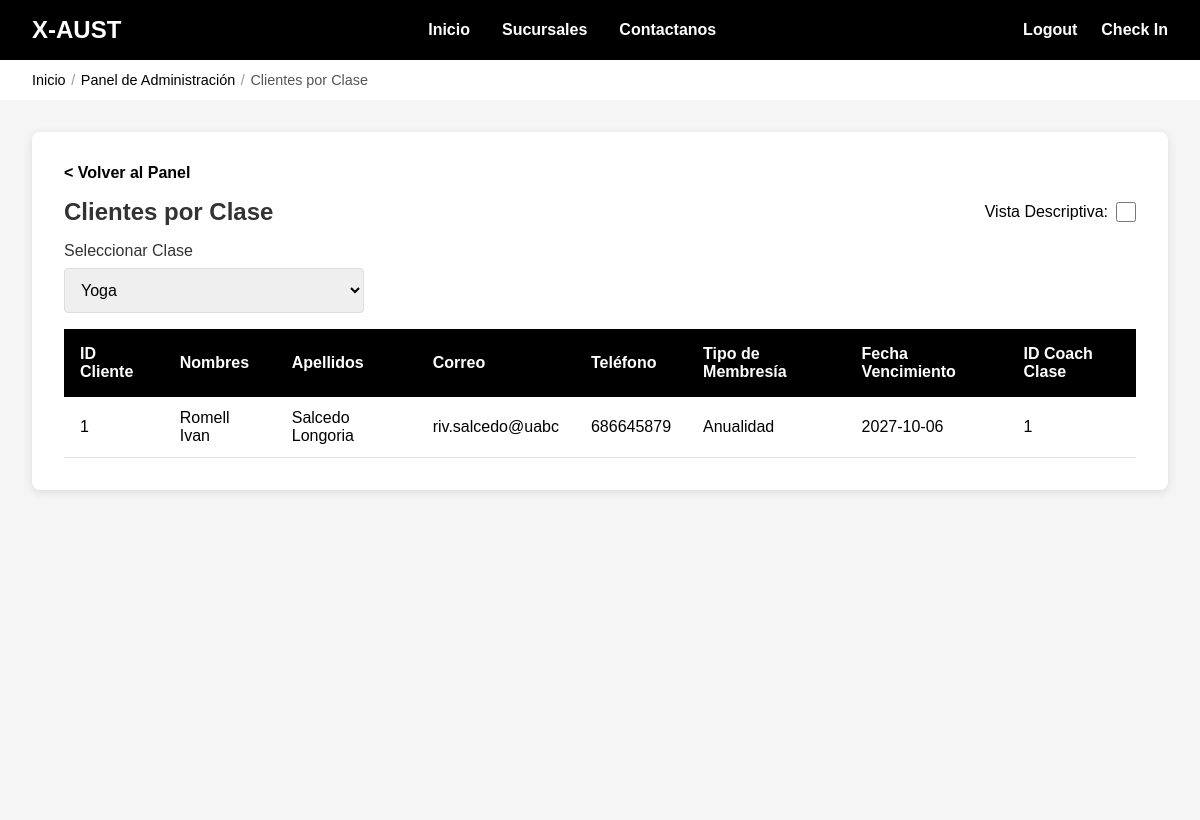
The app's page /admin/consultarClientesPorClase.php?clase_id=1 with its own data.
### tables this page shows
CREATE TABLE `Cliente` (
  `idCliente` int NOT NULL AUTO_INCREMENT,
  `Nombres` varchar(100) NOT NULL,
  `Apellidos` varchar(100) NOT NULL,
  `Correo` varchar(150) NOT NULL,
  `Telefono` varchar(20) DEFAULT NULL,
  `fechaNacimiento` date DEFAULT NULL,
  `estadoMembresia` enum('DIA_PRUEBA','SEMANAL','MENSUALIDAD','ANUALIDAD','PROVISIONAL','VENCIDA') DEFAULT NULL,
  `fechaVencimiento` date DEFAULT NULL,
  `idCoach` int DEFAULT NULL,
  `fechaAsignacionCoach` date DEFAULT NULL,
  PRIMARY KEY (`idCliente`),
  UNIQUE KEY `Correo` (`Correo`),
  KEY `idx_cliente_coach` (`idCoach`),
  CONSTRAINT `fk_cliente_coach` FOREIGN KEY (`idCoach`) REFERENCES `Coach` (`idCoach`) ON DELETE SET NULL ON UPDATE CASCADE
);

CREATE TABLE `Clases_particulares` (
  `idClase` int NOT NULL AUTO_INCREMENT,
  `Nombre` varchar(100) NOT NULL,
  `Descripcion` text,
  `Area` varchar(100) DEFAULT NULL,
  `idCoach` int NOT NULL,
  `idSucursal` int NOT NULL,
  PRIMARY KEY (`idClase`),
  KEY `fk_clase_coach` (`idCoach`),
  KEY `idx_clase_sucursal` (`idSucursal`),
  CONSTRAINT `fk_clase_coach` FOREIGN KEY (`idCoach`) REFERENCES `Coach` (`idCoach`) ON DELETE RESTRICT ON UPDATE CASCADE,
  CONSTRAINT `fk_clase_sucursal` FOREIGN KEY (`idSucursal`) REFERENCES `Sucursal` (`idSucursal`) ON DELETE RESTRICT ON UPDATE CASCADE
);

### funciones.php (called while the page is built, shortened)
<?php
function estaVencida($fechaVencimiento, $tipoMembresia) {
    $hoy = new DateTime();
    $vencimiento = new DateTime($fechaVencimiento);
    return $hoy > $vencimiento;
}
function nombreMembresia($tipoMembresia) {
    $nombres = [
        'DIA_PRUEBA' => 'Día de Prueba',
        'SEMANAL' => 'Semanal',
        'MENSUALIDAD' => 'Mensualidad',
        'ANUALIDAD' => 'Anualidad',
        'PROVISIONAL' => 'Provisional',
        'VENCIDA' => 'Vencida'
    ];
    return isset($nombres[$tipoMembresia]) ? $nombres[$tipoMembresia] : $tipoMembresia;
}

### admin/consultarClientesPorClase.php (the view, shortened to what this page needs)
<?php
include '../conexion.php';
include '../funciones.php';
$con = mysqli_connect($host, $user, $pw, $db) or die("Problemas con la BD");
$vistaDescriptiva = isset($_GET['descriptiva']) && $_GET['descriptiva'] == '1';
$claseFiltro = isset($_GET['clase_id']) ? intval($_GET['clase_id']) : 0;
$columnaOrdenar = isset($_GET['ordenar']) ? $_GET['ordenar'] : 'Apellidos';
$clasesFiltro = mysqli_query(
    $con,
    "SELECT idClase, Nombre
     FROM Clases_particulares
     ORDER BY Nombre"
);
$resultado = null;
if ($claseFiltro > 0) {
    if ($vistaDescriptiva) {
        if ($columnaOrdenar == 'idCoach') {
            $ordenSQL = "ORDER BY co.Nombres, co.Apellidos";
        } else {
            $ordenSQL = "ORDER BY c." . $columnaOrdenar;
        }
        $sql = "SELECT c.*, co.Nombres AS CoachNombre, co.Apellidos AS CoachApellidos, cp.Nombre AS ClaseNombre
                FROM Toma t
                JOIN Cliente c ON c.idCliente = t.idCliente
                JOIN Clases_particulares cp ON cp.idClase = t.idClase
                LEFT JOIN Coach co ON co.idCoach = cp.idCoach
                WHERE t.idClase = $claseFiltro
                " . $ordenSQL;
    } else {
        $ordenSQL = "ORDER BY c." . $columnaOrdenar;
        $sql = "SELECT c.*, cp.Nombre AS ClaseNombre, cp.idCoach AS idCoachClase
                FROM Toma t
                JOIN Cliente c ON c.idCliente = t.idCliente
                JOIN Clases_particulares cp ON cp.idClase = t.idClase
                WHERE t.idClase = $claseFiltro
                " . $ordenSQL;
    }
    $resultado = mysqli_query($con, $sql) or die("Problemas con la consulta: " . mysqli_error($con));
}
?>
<!DOCTYPE html>
<html lang="es">
<head>
    <link href="../css/style.css" rel="stylesheet" />
    <link href="../css/admin.css" rel="stylesheet" />
</head>
<body>
    <header class="header-admin">
        <div class="nav-logo">
            <a href="index.php">X-AUST</a>
        </div>
        <ul class="nav-menu">
            <li><a href="../main/index.html">Inicio</a></li>
            <li><a href="../main/sucursales.html">Sucursales</a></li>
            <li><a href="../main/contactanos.html">Contactanos</a></li>
        </ul>
        <ul class="nav-acciones">
            <li><a href="../main/login.html">Logout</a></li>
            <li><a href="../main/checkIn.php">Check In</a></li>
        </ul>
    </header>
    <nav class="breadcrumb">
        <a href="../main/login.html">Inicio</a>
        <span class="breadcrumb-separator">/</span>
        <a href="index.php">Panel de Administración</a>
        <span class="breadcrumb-separator">/</span>
        <span>Clientes por Clase</span>
    </nav>
    <main class="table-container">
        <div class="contenedor-tabla">
            <a href="index.php" class="back-link">< Volver al Panel</a>
            <div class="toggle-container">
                <h2>Clientes por Clase</h2>
                <label class="toggle-label">
                    <span>Vista Descriptiva:</span>
                    <input
                        type="checkbox"
                        id="toggleVista"
                        class="toggle-checkbox"
                        <?php echo $vistaDescriptiva ? 'checked' : ''; ?>
                        onchange="
                            const params = new URLSearchParams(window.location.search);
                            params.set('descriptiva', this.checked ? '1' : '0');
                            window.location.search = params.toString();
                        "
                    >
                </label>
            </div>
            <form method="GET" id="filtroClaseForm" style="max-width:300px; margin-bottom:1rem;">
                <div class="form-group" style="margin-bottom:0;">
                    <label for="clase_id">Seleccionar Clase</label>
                    <select
                        name="clase_id"
                        id="clase_id"
                        onchange="document.getElementById('filtroClaseForm').submit();"
                    >
                        <?php if ($clasesFiltro): ?>
                            <?php while($cl = mysqli_fetch_assoc($clasesFiltro)): ?>
                                <option value="<?php echo $cl['idClase']; ?>"
                                    <?php echo $claseFiltro == $cl['idClase'] ? 'selected' : ''; ?>>
                                    <?php echo htmlspecialchars($cl['Nombre']); ?>
                                </option>
                            <?php endwhile; ?>
                        <?php endif; ?>
                    </select>
                </div>
            </form>
            <?php if ($claseFiltro === 0): ?>
                <div class="no-data">
                    <p>Seleccione una clase y haga clic en la lupa para ver sus clientes inscritos.</p>
                </div>
            <?php elseif ($resultado && mysqli_num_rows($resultado) > 0): ?>
                <table>
                    <thead>
                        <tr>
                            <th data-columna="idCliente">ID Cliente</th>
                            <th data-columna="Nombres">Nombres</th>
                            <th data-columna="Apellidos">Apellidos</th>
                            <th data-columna="Correo">Correo</th>
                            <th data-columna="Telefono">Teléfono</th>
                            <th data-columna="estadoMembresia">Tipo de Membresía</th>
                            <th data-columna="fechaVencimiento">Fecha Vencimiento</th>
                            <?php if ($vistaDescriptiva): ?>
                                <th data-columna="idCoach">Coach de la Clase</th>
                            <?php else: ?>
                                <th data-columna="idCoach">ID Coach Clase</th>
                            <?php endif; ?>
                        </tr>
                    </thead>
                    <tbody>
                        <?php while($reg = mysqli_fetch_assoc($resultado)):
                            $vencida = false;
                            if (isset($reg['fechaVencimiento']) && $reg['fechaVencimiento'] && $reg['estadoMembresia'] !== 'PROVISIONAL') {
                                $vencida = estaVencida($reg['fechaVencimiento'], $reg['estadoMembresia']);
                            }
                        ?>
                        <tr style="<?php echo ($vencida || $reg['estadoMembresia'] === 'VENCIDA') ? 'background-color: #ffebee;' : ''; ?>">
                            <td><?php echo htmlspecialchars($reg['idCliente']); ?></td>
                            <td><?php echo htmlspecialchars($reg['Nombres']); ?></td>
                            <td><?php echo htmlspecialchars($reg['Apellidos']); ?></td>
                            <td><?php echo htmlspecialchars($reg['Correo']); ?></td>
                            <td><?php echo htmlspecialchars($reg['Telefono']); ?></td>
                            <td>
                                <?php
                                echo nombreMembresia($reg['estadoMembresia']);
                                ?>
                            </td>
                            <td>
                                <?php
                                if (isset($reg['fechaVencimiento']) && $reg['fechaVencimiento']) {
                                    echo htmlspecialchars($reg['fechaVencimiento']);
                                } else {
                                    echo 'N/A';
                                }
                                ?>
                            </td>
                            <?php if ($vistaDescriptiva): ?>
                                <td>
                                    <?php
                                    echo isset($reg['CoachNombre']) && $reg['CoachNombre']
                                        ? htmlspecialchars($reg['CoachNombre'] . ' ' . $reg['CoachApellidos'])
                                        : 'Sin asignar';
                                    ?>
                                </td>
                            <?php else: ?>
                                <td><?php echo htmlspecialchars($reg['idCoachClase'] ? $reg['idCoachClase'] : 'NULL'); ?></td>
                            <?php endif; ?>
                        </tr>
                        <?php endwhile; ?>
                    </tbody>
                </table>
            <?php elseif ($claseFiltro > 0): ?>
                <div class="no-data">
                    <p>No hay clientes inscritos en esta clase.</p>
                </div>
            <?php endif; ?>
        </div>
    </main>
</body>
</html>

### css/style.css (style rules this page uses)
* { margin: 0; padding: 0; box-sizing: border-box; }
body { font-family: Arial, sans-serif; }
header { color: #FFFFFF; display: flex; align-items: center; justify-content: space-between; padding: 1rem 2rem; width: 100%; }
header.header-admin { background-color: #000000; }
.nav-logo { flex: 0 0 auto; }
.nav-logo a { color: #FFFFFF; text-decoration: none; font-size: 1.5rem; font-weight: bold; }
.nav-menu { display: flex; list-style: none; gap: 2rem; flex: 1; justify-content: center; align-items: center; }
.nav-menu li { text-decoration: none; color: #FFFFFF; cursor: pointer; transition: all 0.3s ease; font-weight: bold; }
.nav-menu a { color: inherit; text-decoration: none; }
.nav-acciones { display: flex; list-style: none; gap: 1.5rem; flex: 0 0 auto; align-items: center; }
.nav-acciones li { text-decoration: none; color: #FFFFFF; cursor: pointer; transition: all 0.3s ease; font-weight: bold; }
.nav-acciones li a { text-decoration: none; color: inherit; }
.breadcrumb { margin: 0; padding: 0.75rem 2rem; font-size: 0.9rem; color: #555555; display: flex; align-items: center; flex-wrap: wrap; }
.breadcrumb a { color: #000000; text-decoration: none; font-weight: 500; }
.breadcrumb-separator { margin: 0 0.35rem; color: #999999; }
.table-container { min-height: calc(100vh - 80px); padding: 2rem; background-color: #f5f5f5; }
.contenedor-tabla { background-color: #FFFFFF; padding: 2rem; border-radius: 8px; box-shadow: 0 2px 10px rgba(0, 0, 0, 0.1); max-width: 1400px; margin: 0 auto; margin-bottom: 2rem; }
.contenedor-tabla h2 { margin-top: 0; margin-bottom: 1.5rem; color: #333; }
.back-link { display: inline-block; margin-bottom: 1rem; color: #000000; text-decoration: none; font-weight: bold; }
table { width: 100%; border-collapse: collapse; margin-top: 1rem; }
table thead tr { background-color: #000000; color: #FFFFFF; }
table th { padding: 1rem; text-align: left; font-weight: bold; }
table td { padding: 0.75rem 1rem; border-bottom: 1px solid #ddd; }
.form-group { margin-bottom: 1.5rem; }
.form-group label { display: block; margin-bottom: 0.5rem; color: #333; font-weight: 500; }
.form-group input, .form-group select, .form-group textarea { width: 100%; padding: 0.75rem; border: 1px solid #ddd; border-radius: 4px; font-size: 1rem; transition: border-color 0.3s ease; font-family: inherit; }
.toggle-container { display: flex; justify-content: space-between; align-items: center; margin-bottom: 1rem; }
.toggle-container h2 { margin: 0; }
.toggle-label { display: flex; align-items: center; gap: 0.5rem; cursor: pointer; font-weight: 500; }
.toggle-checkbox { width: 20px; height: 20px; cursor: pointer; }

### records on screen
cliente: idCliente "1", Nombres "Romell Ivan", Apellidos "Salcedo Longoria", Correo "riv.salcedo@uabc", Telefono "686645879", estadoMembresia "Anualidad", fechaVencimiento "2027-10-06", clases_particulares.idCoach "1"

### other values on screen
form field clase_id "Yoga"
